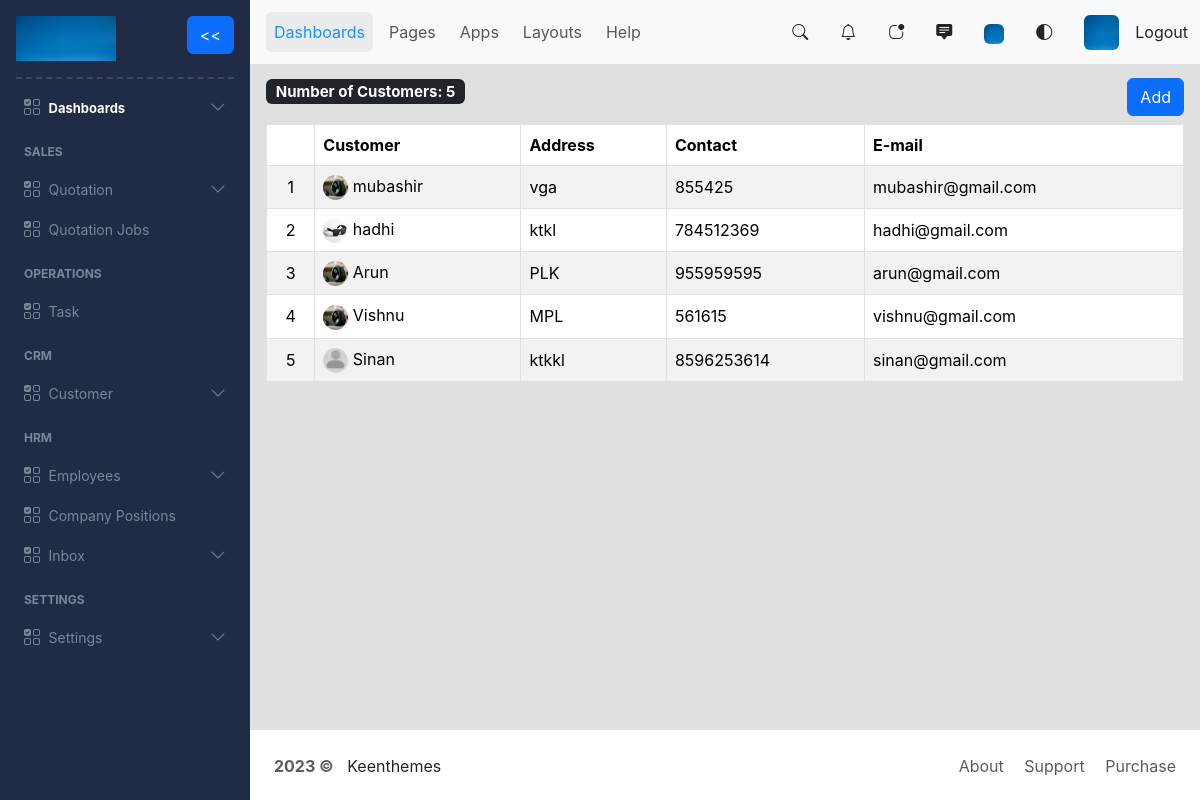
Page /view_customers (signed in) on the earlier database version.
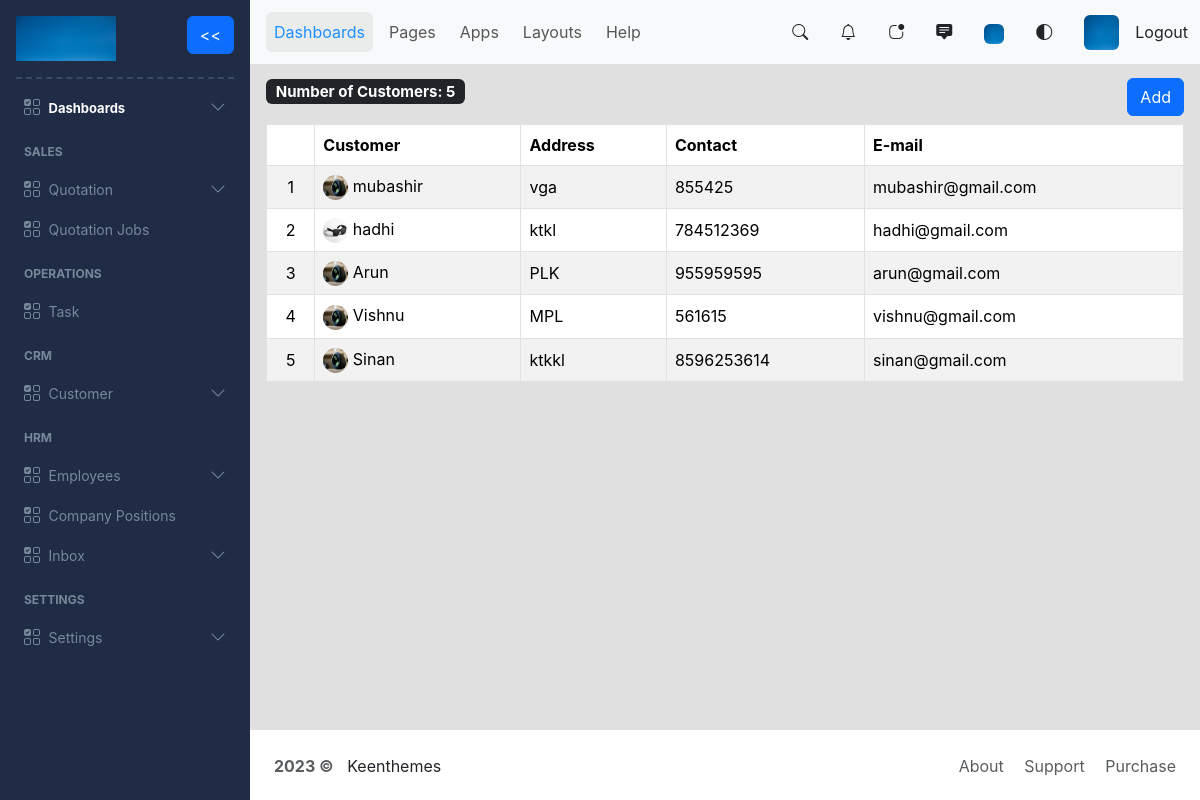
Same page on the later database version.
### myapp/models.py (models this page shows, shortened)
class Customer(models.Model):
    id = models.UUIDField(primary_key=True, default=uuid.uuid4, unique=True, editable=False)
    name = models.CharField(max_length=30)
    address = models.CharField(max_length=150)
    contact = models.IntegerField()
    email = models.EmailField()
    profile_image = models.ImageField(null=True, blank=True, upload_to="profiles/")

### myapp/views.py (the view)
# urls.py: path('view_customers', views.viewCustomers, name='view_customers'),
@login_required
def viewCustomers(request):
    customers = Customer.objects.all()
    number_of_customers = len(customers)
    customers_exist = customers.exists()
    return render(request, 'customer/view_customers.html',{'customers': customers, 'customers_exist': customers_exist, 'number_of_customers': number_of_customers})

### myapp/templates/customer/view_customers.html
{% extends 'index.html' %}
{% block content %}
{% load static %}
<div class='d-flex justify-content-between'>
    <h5> <span class="badge bg-dark">Number of Customers:  {{ number_of_customers }}</span> </h5>
    <a href = "{% url 'create_customer' %}"class="btn btn-primary">Add</a>
</div>
{% if customers_exist %}
<div class='table-responsive'>
    <table class="table table-striped mt-2 align-middle table-bordered">
        <thead>
        <tr>
            <th scope="col"></th>
            <th scope="col">Customer</th>
            <th scope="col">Address</th>
            <th scope="col">Contact</th>
            <th scope="col">E-mail</th>
        </tr>
        </thead>
        <tbody>
        {% for customer in customers %}
            <tr style="height: 42px;">
                <td class="text-center">{{forloop.counter}}</td>
                <td>
                    <a href="{% url 'update_customer' customer.id %}" style="text-decoration: none; color: black;">
                    {% if customer.profile_image %}
                        <img src="{{customer.profile_image.url}}" alt="Profile not loading..." style="width: 25px; height: 25px; border-radius: 50%;">
                    {% else %}
                        <img src="{% static 'image/default.png' %}" alt="Profile not loading..." style="width: 25px; height: 25px; border-radius: 50%;">
                    {% endif %}
                    </a>
                    <a href="{% url 'update_customer' customer.id %}" style="text-decoration: none; color: black;">{{customer.name}}</a>
                </td>
                <td><a href="{% url 'update_customer' customer.id %}" style="text-decoration: none; color: black;">{{customer.address}}</a></td>
                <td><a href="{% url 'update_customer' customer.id %}" style="text-decoration: none; color: black;">{{customer.contact}}</a></td>
                <td><a href="{% url 'update_customer' customer.id %}" style="text-decoration: none; color: black;">{{customer.email}}</a></td>
            </tr>
        {% endfor %}
        </tbody>
    </table>
</div>
{% else %}
<div class="d-flex justify-content-center">
    <span class="pt-5">No customers yet.<a href="{% url 'create_customer' %}">Create</a> a new customer.</span>
</div>
{% endif %}
{% endblock content %}

Differences in the rows shown:
changed Customer "Sinan": profile_image: picture added
